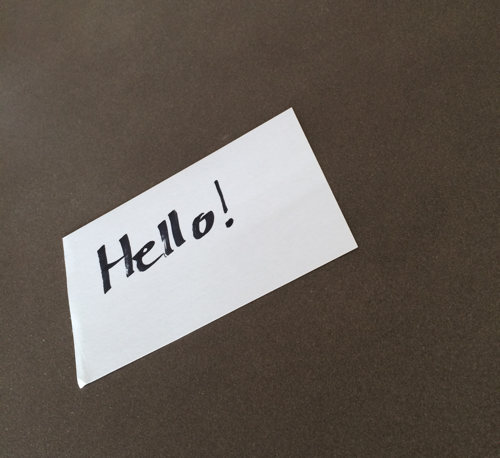
#> input picture circle_test/example_03.png, 500 x 458 px, given in place of the camera
$ python perspective.py
#> lines starting #> are read from the running program, lines starting #| are printed output that depends on the picture; after the words box and inside, x2 and y2 are one past the last pixel; in counts of white or black regions, pixels touching at a corner belong together; long printed decimals are rounded
import cv2 as cv
import numpy as np
import datetime

SAVE_VIDEO = False
flag = False

cap = cv.VideoCapture(0)
current = datetime.datetime.now()
current = current.strftime("%H-%M-%S")

RATIO = 1.8

IS_FOUND = False


while(cap.isOpened()):

	ret, img = cap.read()
#> img is the input picture: shape (458, 500, 3); mean B, G, R 86.6, 94.4, 102.9
	col, row = img.shape[:2]
#> col = 458; row = 500
	# Preprocess the image with a median blur to make it more robust
	# img_blur = cv.medianBlur(img,5)
	gray = cv.cvtColor( img, cv.COLOR_BGR2GRAY )
	gray = cv.bilateralFilter( gray, 1, 10, 120 )

	edges  = cv.Canny( gray, 10, 250 )
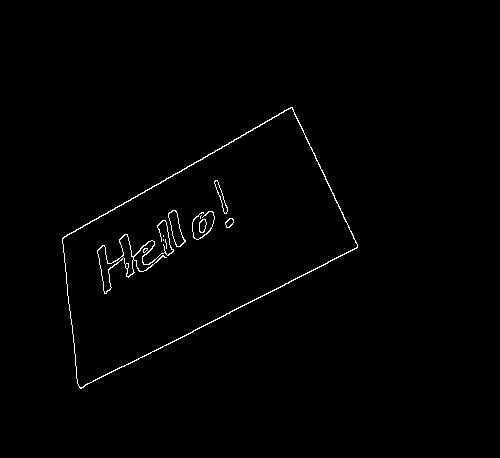
#> edges: shape (458, 500); 0.86% white in thin lines or dots, all inside (x1, y1, x2, y2) = (62, 107, 358, 389)
	kernel = cv.getStructuringElement( cv.MORPH_RECT, ( 7, 7 ) )
	closed = cv.morphologyEx( edges, cv.MORPH_CLOSE, kernel )
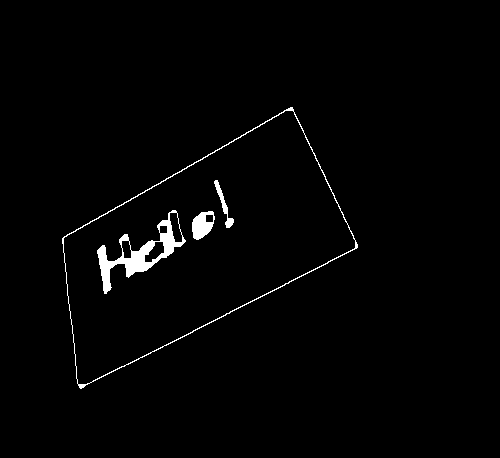
#> closed: shape (458, 500); 1.5% white; 4 white regions

	contours, h = cv.findContours( closed, cv.RETR_EXTERNAL, cv.CHAIN_APPROX_SIMPLE )
#> contours = 1 contour; box (x1, y1, x2, y2) and area: (62, 107, 358, 389) 42796; h = [[-1, -1, -1, -1]]

	for cont in contours:
		if cv.contourArea( cont ) < 20000 : continue

		# print(cv.contourArea( cont ))
		arc_len = cv.arcLength( cont, True )
		approx = cv.approxPolyDP( cont, 0.1 * arc_len, True )

		if ( len( approx ) != 4 ): continue
		IS_FOUND = True

		rect = cv.minAreaRect(cont)
		(x, y), (width, height), angle = rect
		box = cv.boxPoints(rect)

		if (width < height):
			swap = np.zeros((4, 2))
			for i in range(0, 4):
				swap[i] = box[(i+1)%4]
			box = swap

		col2 = col
		row2 = col*RATIO

		pts1 = np.float32(box)
		pts2 = np.float32([[0,col2],[0,0],[row2,0],[row2,row2]])
		print(pts1)
		# pts2 = np.float32([[0,300],[0,0],[300,0],[300,300]])
		M = cv.getPerspectiveTransform(pts1,pts2)

		dst = cv.warpPerspective(img,M,(int(row2),col2))
		# dst = cv.warpPerspective(img,M,(300,300))

		cv.drawContours( img, [approx], -1, ( 255, 0, 0 ), 2 )
#> this loop made 1 pass
#> (arc_len, approx, IS_FOUND, x, y, width, height, angle) on pass 1: (944, [[292, 107], [62, 238], [80, 388], [357, 247]], True, 185.9, 247.8, 317.3, 155.8, -27.15)
#| [[ 80.291 389.517 ]
#|  [  9.213 250.9162  ]
#|  [291.5523   106.127]
#|  [362.630  244.728 ]]
#> pass 1, `dst = cv.warpPerspective(img,M,(int(row2),col2))`:
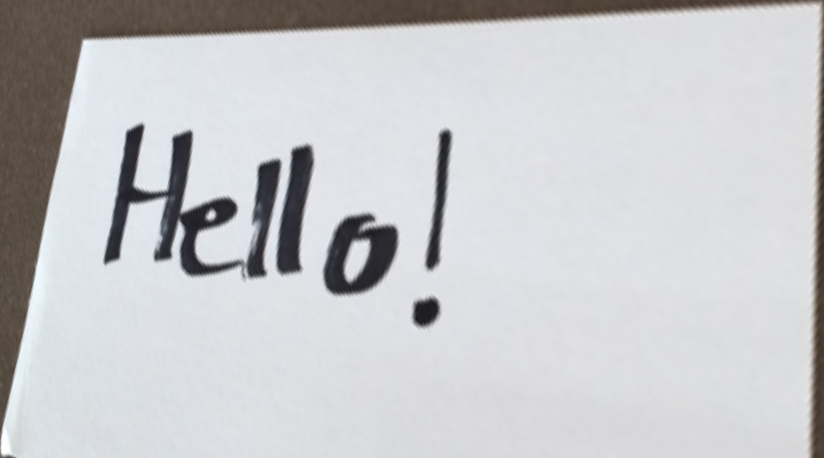
#> dst: shape (458, 824, 3); mean B, G, R 202.6, 199.8, 199.4
#> after the loop:
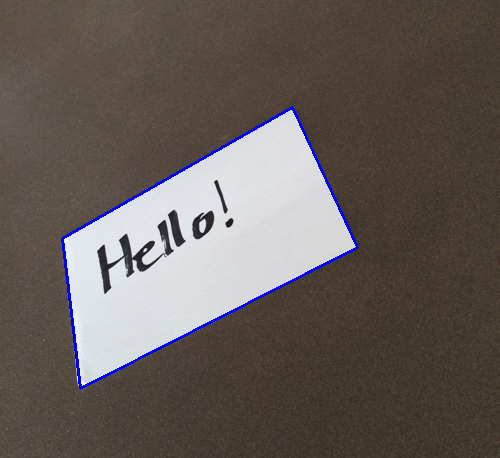
#> img: shape (458, 500, 3); 1.04% of pixels changed, all inside (x1, y1, x2, y2) = (61, 106, 359, 390)
		# print(ymin, ymax, xmin, xmax)

	# cv.imshow('edges', edges)
	cv.imshow('img', img)
	if (IS_FOUND):
		# cv.imshow('rot', rot_img)
		cv.imshow('dst', dst)

	if (not flag and SAVE_VIDEO):
		flag = True
		fourcc_img = cv.VideoWriter_fourcc(*'XVID')
		fourcc_mask = cv.VideoWriter_fourcc(*'XVID')
		path_img = '../test_results/'+current+'_img.avi'
		path_mask = '../test_results/'+current+'_mask.avi'
		out_img = cv.VideoWriter(path_img, fourcc_img, 20.0, (640,480))
		out_mask = cv.VideoWriter(path_mask, fourcc_mask, 20.0, (640,480), 0)

	if flag:
		out_img.write(img)
		out_mask.write(edges)

	key = cv.waitKey(1) & 0xFF
#> (key q is pressed here)
	if key == ord('s'):
		cv.imwrite('test_results/intersection.jpg',img)
	elif key == ord('q'):
		break
	elif key == ord('v'):
		SAVE_VIDEO = True

cap.release()
if (SAVE_VIDEO):
	out_img.release()
	out_mask.release()
cv.destroyAllWindows()
